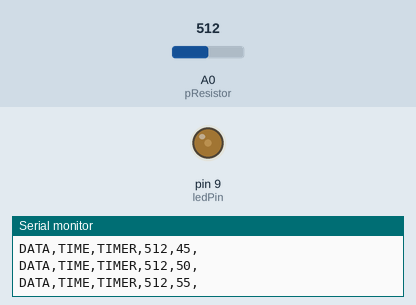
Recording of a sketch running on a simulated Arduino Uno, built with avr-gcc and run on an emulated ATmega328P. Parts: output pins drawn as LEDs (lit = HIGH), the last lines printed to the serial monitor. Inputs (shaded band) come from the test bench; at power-on: A0 (pResistor) = 512.

Above: at 1.2 s.
1.3 s: A0 (pResistor) set to 982
At 2.21 s:
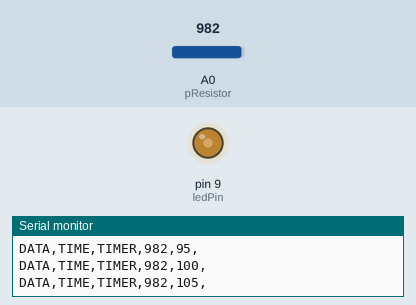
4.3 s: A0 (pResistor) set to 1013
At 4.52 s:
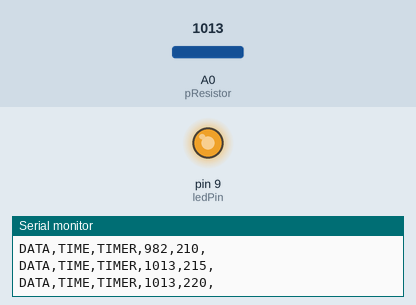
Timing chart, 0 to 16.3 s (numbered marks = the images above; inputs shaded):
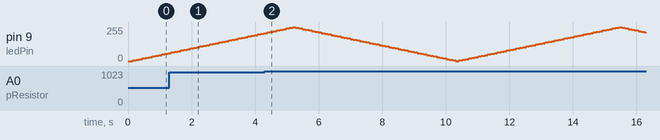

Measured:
- the behaviour switches between 999 and 1000 on A0 (pResistor) (found by bisection; images 1 and 2)

The sketch:

led_sweep.ino
```cpp
/*
  Original: Michalis Vasilakis    // Date: 8/06/2015 // www.ardumotive.com
  Added:  [Arduino Fade Sample Code - public domain] // https://www.arduino.cc/en/Tutorial/BuiltInExamples/Fade
  Edited: Juan Banchs             // Date: 5/16/2021 // http://juanbanchs.webflow.io/
*/

//Constants
const int pResistor = A0; // Photoresistor at Arduino analog pin A0
const int ledPin = 9; // Led pin at Arduino pin 9
const int PHOTORESISTOR_THRESHOLD = 700; // Change this until its sensitive enough (0-1023)
const int TIME_DELAY = 100; // In miliseconds

//Variables
int pResistor_value; // Store value from photoresistor (0-1023)
int brightness = 0;    // how bright the LED is
int fadeAmount = 5;    // how many points to fade the LED by


// Code
void setup() {
  // Communication Setup:
  // analogReadResolution(12); // If we are using Arduino DUE => Use maximum bit rate.
  // Otherwise, max is automatically used
  Serial.begin(9600); // Acceptable value

  // Pin Setup:
  pinMode(ledPin, OUTPUT);  // Set lepPin - 9 pin as an output
  pinMode(pResistor, INPUT);// Set pResistor - A0 pin as an input (optional)

  // PLX-DAQ Setup:
  Serial.println("CLEARDATA"); // Clears up any data left from previous projects
  // Always write "LABEL," then "column headers"
  Serial.println("LABEL, Real Time, Time since Start, Photoresistor Measurement, Brightness (Digital Output)");
  // Serial.println(", Other Measurement"); // If you need any other measurements
  Serial.println("RESETTIMER"); // Resets timer to 0
}

void loop() {

  // Set the brightness of LED:
  analogWrite(ledPin, brightness);

  // Prepare next loop:
  brightness = brightness + fadeAmount; // Change the brightness for next time through the loop
  if (brightness <= 0 || brightness >= 255) // Reverse fading direction at the end of the fades
  {fadeAmount = -fadeAmount;}

  // Delay so that the photoresistor has time to change:
  delay(TIME_DELAY);

  // Read new photoresistor value:
  pResistor_value = analogRead(pResistor);

  // Write to PLX-Daq (Excel)
  Serial.print("DATA,TIME,TIMER,"); // Current Time, Time since start
  Serial.print(pResistor_value); Serial.print(",");
  Serial.print(brightness); Serial.print(",");
  // int Adata = 3; Serial.print(Adata); // If you need any other measurements
  Serial.println(); // Move to next row
}
```
